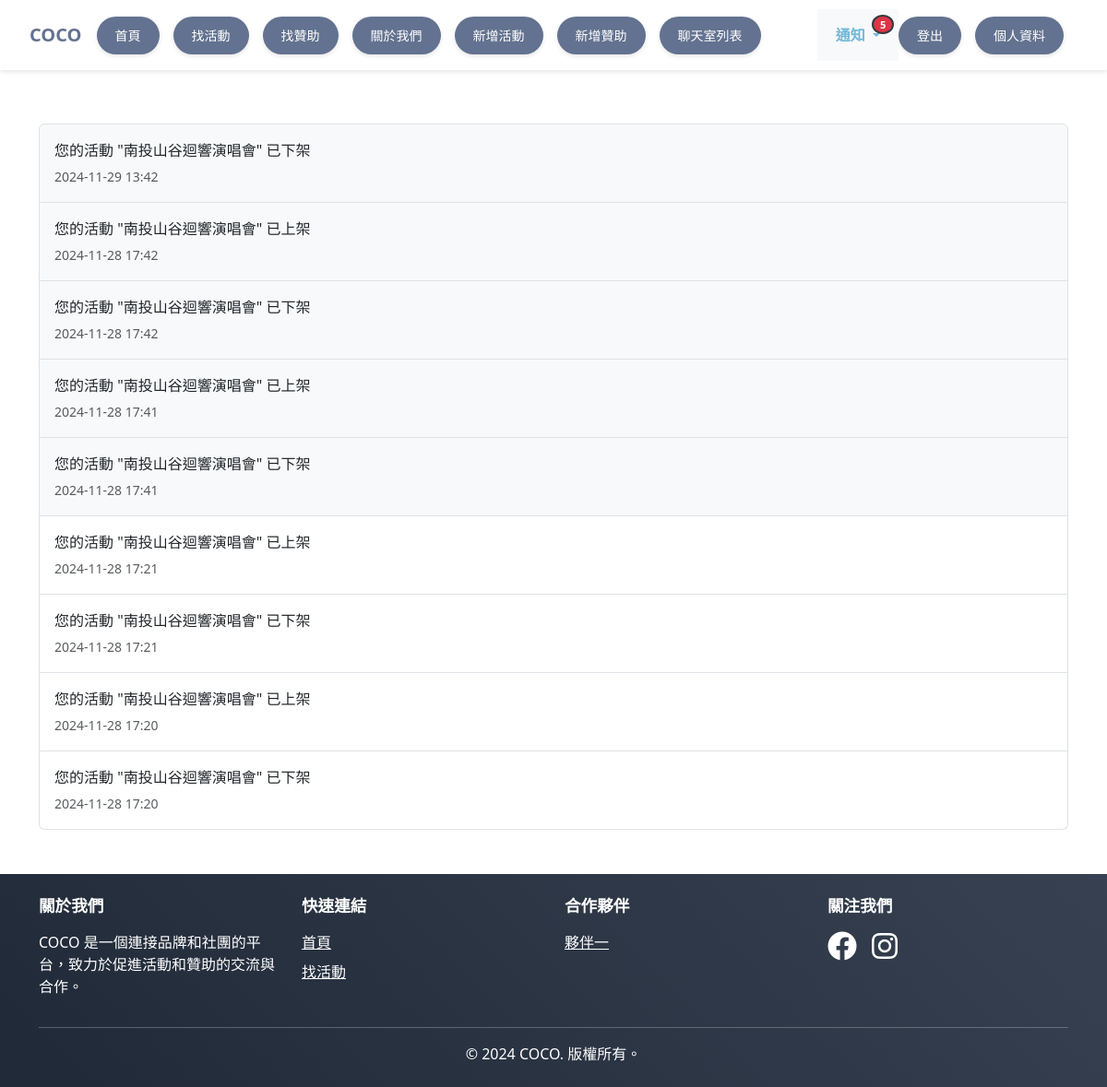
Page /notifications/ (signed in) on the earlier database version.
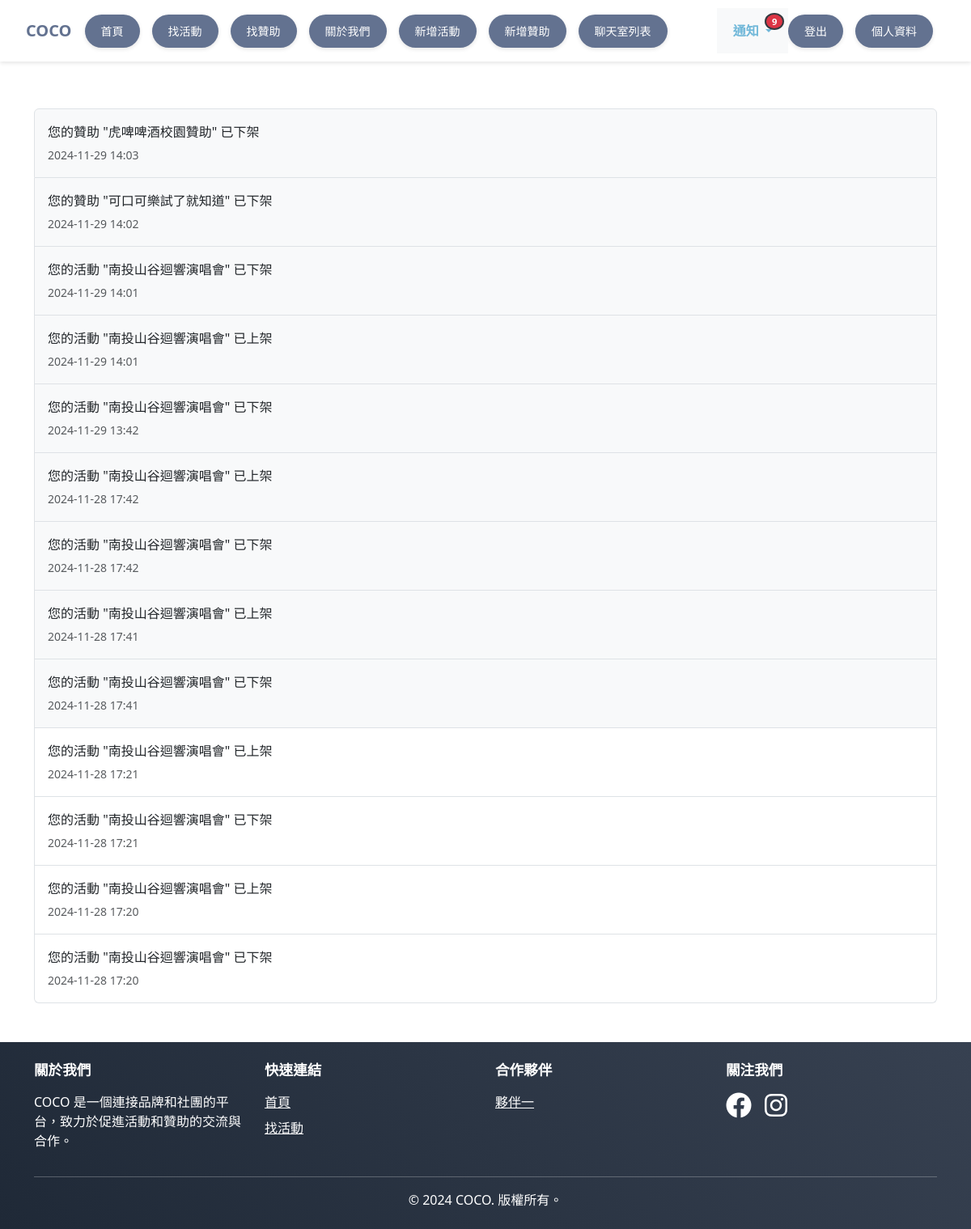
Same page on the later database version.
### events/models.py (models this page shows, shortened)
class Notification(models.Model):
    user = models.ForeignKey(User, on_delete=models.CASCADE, related_name='notifications')
    activity = models.ForeignKey('Activitynew', on_delete=models.CASCADE, null=True, blank=True)
    sponsorship = models.ForeignKey('Sponsorshipnew', on_delete=models.CASCADE, null=True, blank=True)
    message = models.CharField(max_length=255)
    created_at = models.DateTimeField(auto_now_add=True)
    is_read = models.BooleanField(default=False)
    class Meta:
        ordering = ['-created_at']

### events/views.py (the view)
# urls.py: path('notifications/', views.notification_list, name='notification_list'),
@login_required
def notification_list(request):
    notifications = Notification.objects.filter(user=request.user).order_by('-created_at')
    return render(request, 'events/notification_list.html', {'notifications': notifications})

### events/context_processors.py (called while the page is built)
def notifications(request):
    if request.user.is_authenticated:
        notifications = Notification.objects.filter(user=request.user).order_by('-created_at')
        unread_count = notifications.filter(is_read=False).count()
        return {
            'notifications': notifications[:5],  # 只在這裡進行切片
            'unread_notifications_count': unread_count
        }
    return {}

### events/templates/events/notification_list.html
{% extends 'base.html' %}
{% block content %}
<div class="container mt-4">
    <h2 class="mb-4"> <br> </h2>
    {% if notifications %}
        <div class="list-group">
        {% for notification in notifications %}
            <div class="list-group-item d-flex justify-content-between align-items-center py-3 {% if not notification.is_read %}bg-light{% endif %}">
                <div>
                    <p class="mb-1">{{ notification.message }}</p>
                    <small class="text-muted">{{ notification.created_at|date:"Y-m-d H:i" }}</small>
                </div>
            </div>
        {% endfor %}
        </div>
    {% else %}
        <div class="alert alert-info text-center">目前沒有通知。</div>
    {% endif %}
</div>
{% endblock %}

Differences in the rows shown:
added Notification: message "您的贊助 \"虎啤啤酒校園贊助\" 已下架", created_at "2024-11-29 14:03"
added Notification: message "您的贊助 \"可口可樂試了就知道\" 已下架", created_at "2024-11-29 14:02"
added Notification: message "您的活動 \"南投山谷迴響演唱會\" 已下架", created_at "2024-11-29 14:01"
added Notification: message "您的活動 \"南投山谷迴響演唱會\" 已上架", created_at "2024-11-29 14:01"
Other differences:
{{ unread_notifications_count }}: "5" → "9"
